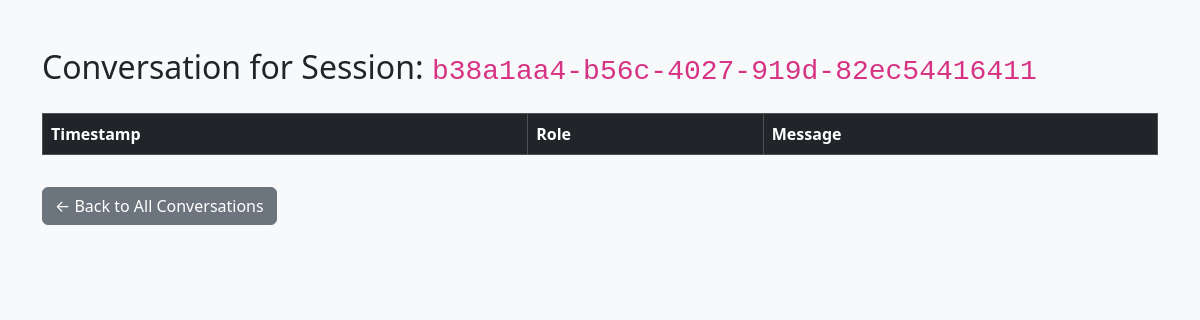
The page /admin/conversations/b38a1aa4-b56c-4027-919d-82ec54416411 (signed in) on the database as committed earlier.
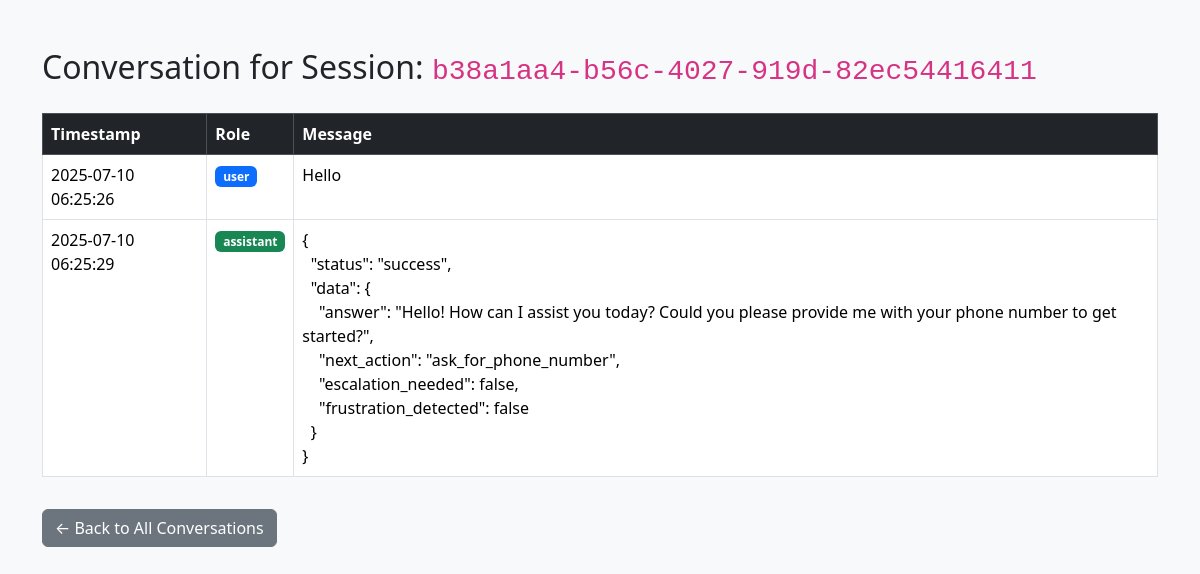
The same page on the database as committed later.
### tables this page shows
CREATE TABLE history (
            id INTEGER PRIMARY KEY AUTOINCREMENT,
            session_id TEXT NOT NULL,
            role TEXT NOT NULL,
            content TEXT NOT NULL,
            tool_name TEXT,
            tool_args TEXT,
            tool_response TEXT,
            timestamp TIMESTAMP DEFAULT CURRENT_TIMESTAMP,
            message_index INTEGER,
            FOREIGN KEY (session_id) REFERENCES session(session_id)
        );

### app.py (the view)
@app.get("/admin/conversations/{session_id}")
async def view_conversation(request: Request, session_id: str):
    if not request.session.get("admin_logged_in"):
        return RedirectResponse(url="/admin", status_code=303)
    conn = sqlite3.connect("chat_history.db")
    conn.row_factory = sqlite3.Row
    c = conn.cursor()
    c.execute("""
        SELECT role, content, timestamp FROM history
        WHERE session_id = ?
        ORDER BY timestamp ASC
    """, (session_id,))
    messages = c.fetchall()
    conn.close()
    return templates.TemplateResponse("admin_view_conversation.html", {
        "request": request,
        "session_id": session_id,
        "messages": messages
    })

### templates/admin_view_conversation.html (shortened to what this page needs)
<!DOCTYPE html>
<html lang="en">
<head>
    <link href="https://cdn.jsdelivr.net/npm/bootstrap@5.3.3/dist/css/bootstrap.min.css" rel="stylesheet">
</head>
<body class="bg-light">
    <div class="container py-5">
        <h2 class="mb-4">Conversation for Session: <code>{{ session_id }}</code></h2>
        <table class="table table-bordered table-hover bg-white">
            <thead class="table-dark">
                <tr>
                    <th scope="col">Timestamp</th>
                    <th scope="col">Role</th>
                    <th scope="col">Message</th>
                </tr>
            </thead>
            <tbody>
                {% for msg in messages %}
                <tr>
                    <td>{{ msg.timestamp }}</td>
                    <td><span class="badge {% if msg.role == 'user' %}bg-primary{% elif msg.role == 'assistant' %}bg-success{% else %}bg-secondary{% endif %}">{{ msg.role }}</span></td>
                    <td style="white-space: pre-wrap;">{{ msg.content }}</td>
                </tr>
                {% endfor %}
            </tbody>
        </table>
        <a href="/admin/conversations" class="btn btn-secondary mt-3">← Back to All Conversations</a>
    </div>
</body>
</html>

Rows that differ between the two databases and show on the page:
added history: timestamp "2025-07-10 06:25:26", role "user", content "Hello"
added history: timestamp "2025-07-10 06:25:29", role "assistant", content "{ \"status\": \"success\", \"data\": { \"answer\": \"Hello! How can I assist you today? Could you please provide me with your phone number to get started?\", \"next_action\": \"ask_for_phone_number\", \"escalation_needed\": false, \"frustration_detected\": false } }"
